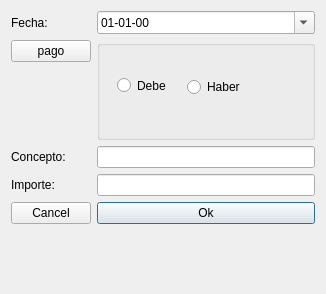
<?xml version="1.0" encoding="UTF-8"?>
<ui version="4.0">
 <class>Dialog</class>
 <widget class="QDialog" name="Dialog">
  <property name="geometry">
   <rect>
    <x>0</x>
    <y>0</y>
    <width>326</width>
    <height>294</height>
   </rect>
  </property>
  <property name="windowTitle">
   <string>Dialog</string>
  </property>
  <layout class="QFormLayout" name="formLayout">
   <item row="0" column="0">
    <widget class="QLabel" name="label">
     <property name="text">
      <string>Fecha:</string>
     </property>
    </widget>
   </item>
   <item row="0" column="1">
    <widget class="QDateEdit" name="fechaDateEdit">
     <property name="displayFormat">
      <string>dd-MM-yy</string>
     </property>
     <property name="calendarPopup">
      <bool>true</bool>
     </property>
    </widget>
   </item>
   <item row="1" column="1">
    <widget class="QGroupBox" name="groupBox">
     <property name="minimumSize">
      <size>
       <width>0</width>
       <height>100</height>
      </size>
     </property>
     <property name="title">
      <string/>
     </property>
     <widget class="QRadioButton" name="debeRadioButton">
      <property name="geometry">
       <rect>
        <x>20</x>
        <y>10</y>
        <width>91</width>
        <height>71</height>
       </rect>
      </property>
      <property name="text">
       <string>Debe</string>
      </property>
     </widget>
     <widget class="QRadioButton" name="haberRadioButton">
      <property name="geometry">
       <rect>
        <x>90</x>
        <y>30</y>
        <width>120</width>
        <height>34</height>
       </rect>
      </property>
      <property name="text">
       <string>Haber</string>
      </property>
     </widget>
    </widget>
   </item>
   <item row="2" column="0">
    <widget class="QLabel" name="label_2">
     <property name="text">
      <string>Concepto:</string>
     </property>
    </widget>
   </item>
   <item row="2" column="1">
    <widget class="QLineEdit" name="conceptoLineEdit">
     <property name="alignment">
      <set>Qt::AlignLeading|Qt::AlignLeft|Qt::AlignVCenter</set>
     </property>
    </widget>
   </item>
   <item row="3" column="0">
    <widget class="QLabel" name="label_3">
     <property name="text">
      <string>Importe:</string>
     </property>
    </widget>
   </item>
   <item row="3" column="1">
    <widget class="QLineEdit" name="importeLineEdit">
     <property name="alignment">
      <set>Qt::AlignRight|Qt::AlignTrailing|Qt::AlignVCenter</set>
     </property>
    </widget>
   </item>
   <item row="4" column="0">
    <widget class="QPushButton" name="cancelPushButton">
     <property name="text">
      <string>Cancel</string>
     </property>
    </widget>
   </item>
   <item row="4" column="1">
    <widget class="QPushButton" name="okPushButton">
     <property name="text">
      <string>Ok</string>
     </property>
     <property name="default">
      <bool>true</bool>
     </property>
    </widget>
   </item>
   <item row="1" column="0">
    <widget class="QPushButton" name="pagoPushButton">
     <property name="text">
      <string>pago</string>
     </property>
    </widget>
   </item>
  </layout>
 </widget>
 <resources/>
 <connections/>
</ui>
